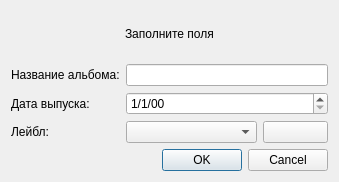
<?xml version="1.0" encoding="UTF-8"?>
<ui version="4.0">
 <class>AddAlbumDialog</class>
 <widget class="QDialog" name="AddAlbumDialog">
  <property name="geometry">
   <rect>
    <x>0</x>
    <y>0</y>
    <width>339</width>
    <height>182</height>
   </rect>
  </property>
  <property name="windowTitle">
   <string>Альбом</string>
  </property>
  <layout class="QGridLayout" name="gridLayout">
   <item row="0" column="0" colspan="4" alignment="Qt::AlignmentFlag::AlignHCenter|Qt::AlignmentFlag::AlignVCenter">
    <widget class="QLabel" name="label">
     <property name="text">
      <string>Заполните поля</string>
     </property>
    </widget>
   </item>
   <item row="2" column="0">
    <widget class="QLabel" name="label_3">
     <property name="text">
      <string>Дата выпуска:</string>
     </property>
    </widget>
   </item>
   <item row="3" column="0">
    <widget class="QLabel" name="label_4">
     <property name="text">
      <string>Лейбл:</string>
     </property>
    </widget>
   </item>
   <item row="3" column="3">
    <widget class="QPushButton" name="addLabelpushButton">
     <property name="text">
      <string/>
     </property>
     <property name="icon">
      <iconset theme="list-add"/>
     </property>
    </widget>
   </item>
   <item row="3" column="1" colspan="2">
    <widget class="QComboBox" name="labelComboBox"/>
   </item>
   <item row="1" column="0">
    <widget class="QLabel" name="label_2">
     <property name="text">
      <string>Название альбома:</string>
     </property>
    </widget>
   </item>
   <item row="1" column="1" colspan="3">
    <widget class="QLineEdit" name="albumNameLineEdit"/>
   </item>
   <item row="4" column="1" colspan="3">
    <widget class="QDialogButtonBox" name="buttonBox">
     <property name="orientation">
      <enum>Qt::Orientation::Horizontal</enum>
     </property>
     <property name="standardButtons">
      <set>QDialogButtonBox::StandardButton::Cancel|QDialogButtonBox::StandardButton::Ok</set>
     </property>
    </widget>
   </item>
   <item row="2" column="1" colspan="3">
    <widget class="QDateEdit" name="dateOfReleaseDateEdit">
     <property name="currentSection">
      <enum>QDateTimeEdit::Section::DaySection</enum>
     </property>
     <property name="displayFormat">
      <string>d/M/yy</string>
     </property>
    </widget>
   </item>
  </layout>
 </widget>
 <resources/>
 <connections>
  <connection>
   <sender>buttonBox</sender>
   <signal>accepted()</signal>
   <receiver>AddAlbumDialog</receiver>
   <slot>accept()</slot>
   <hints>
    <hint type="sourcelabel">
     <x>248</x>
     <y>254</y>
    </hint>
    <hint type="destinationlabel">
     <x>157</x>
     <y>274</y>
    </hint>
   </hints>
  </connection>
  <connection>
   <sender>buttonBox</sender>
   <signal>rejected()</signal>
   <receiver>AddAlbumDialog</receiver>
   <slot>reject()</slot>
   <hints>
    <hint type="sourcelabel">
     <x>316</x>
     <y>260</y>
    </hint>
    <hint type="destinationlabel">
     <x>286</x>
     <y>274</y>
    </hint>
   </hints>
  </connection>
 </connections>
</ui>
